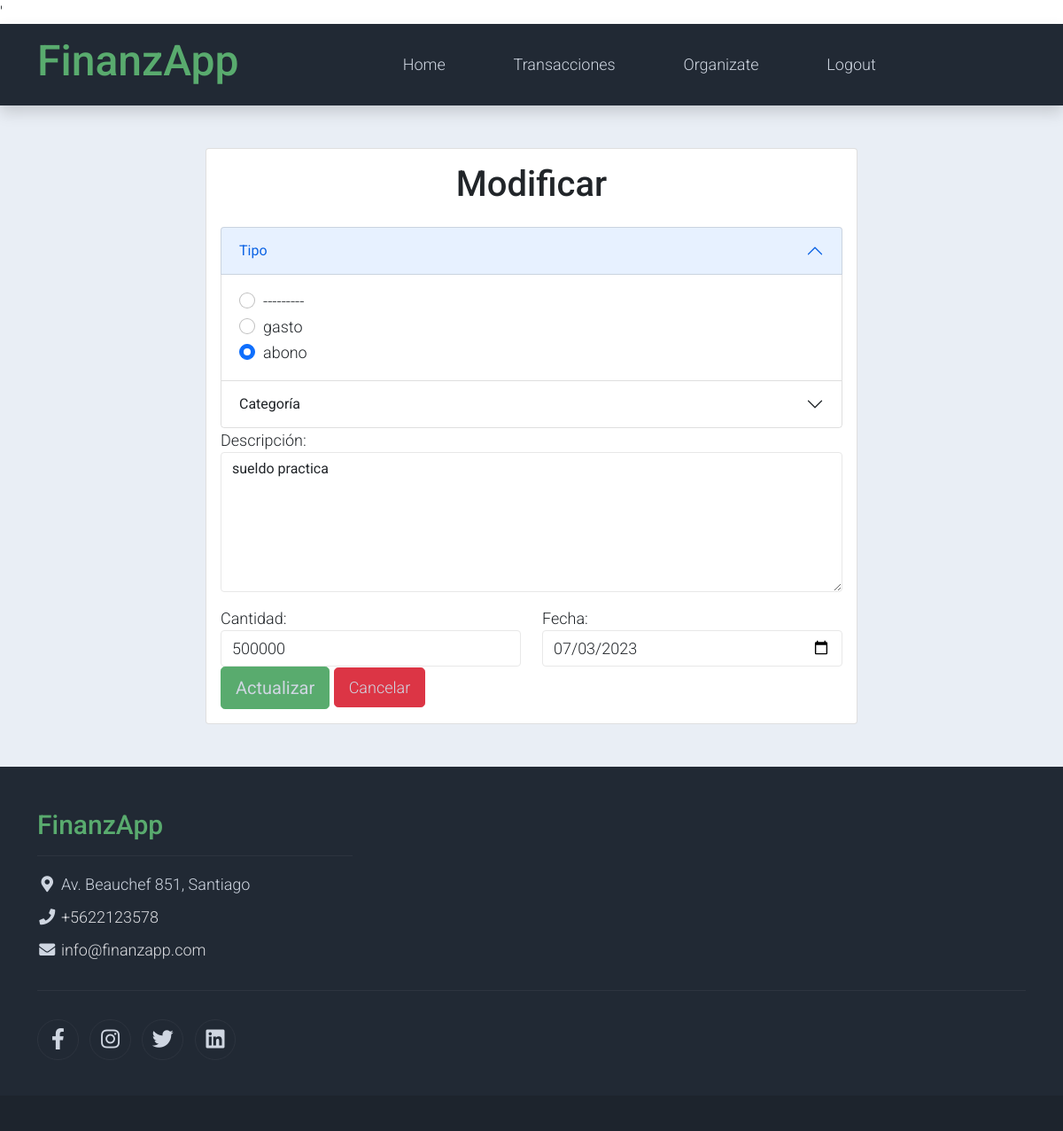
/editTrans/65 (signed in), run on the app's committed database.
### finanzapp/models.py (models this page shows)
class Transaction(models.Model):
    user = models.ForeignKey(User, on_delete=models.CASCADE, related_name="transactions")
    types = [('spend', 'gasto'), ('deposit', 'abono')]
    type = models.CharField(choices=types, max_length=100)
    description = models.TextField(max_length=500)
    amount = models.FloatField(default=0)
    date = models.DateField(default=timezone.now().strftime("%Y-%m-%d"))
    category = models.ForeignKey(Category, on_delete=models.CASCADE, related_name="transactions", blank=True, null=True)

### finanzapp/views.py (the view)
# urls.py: path('editTrans/<int:id_transaccion>', edit_trans, name='edit_trans'),
def edit_trans(request, id_transaccion):
    if request.user.is_authenticated:
        transaccion= Transaction.objects.filter(id=id_transaccion).first()
        if transaccion.user == request.user:
            form = EditTransactionForm(user=request.user, instance = transaccion)
            return render(request, "edit_trans.html", {"form": form, "transaction": transaccion})
        else:
            return redirect('list')
    else:
        return redirect('login')

### finanzapp/forms.py
class EditTransactionForm(forms.ModelForm):
    class Meta:
        model = Transaction
        fields = ["type", "description", "amount", "date", "category"]
    def __init__(self, *args, **kwargs):
        user = kwargs.pop('user', None)
        super(EditTransactionForm, self).__init__(*args, **kwargs)
        self.fields['category'].queryset = Category.objects.filter(user=user)
        self.fields['category'].label_from_instance = lambda obj: obj.name

### finanzapp/templates/edit_trans.html (shortened to what this page needs)
{% extends 'base.html' %}
{% block content %}
<section class="bg-light">
  <div class="container py-5 rounded">
    <div class="row">
      <div class="col-md-8 m-auto">
        <div class="card">
          <div class="card-body">
            <h1 class="text-center mb-4">Modificar</h1>
            <form action="/actualizarTrans/{{ transaction.id }}" method="post">
              <div class="accordion" id="accordionForm">
                <div class="accordion-item">
                  <h2 class="accordion-header" id="typeHeading">
                    <button class="accordion-button" type="button" data-bs-toggle="collapse" data-bs-target="#typeCollapse" aria-expanded="true" aria-controls="typeCollapse">
                      Tipo
                    </button>
                  </h2>
                  <div id="typeCollapse" class="accordion-collapse collapse show" aria-labelledby="typeHeading" data-bs-parent="#accordionForm">
                    <div class="accordion-body">
                      <div class="form-group">
                        {% for choice in form.type.field.choices %}
                          <div class="form-check">
                            <input class="form-check-input" type="radio" name="{{ form.type.name }}" id="{{ form.type.id_for_label }}_{{ forloop.counter }}" value="{{ choice.0 }}" {% if choice.0 == form.type.value %}checked{% endif %}>
                            <label class="form-check-label" for="{{ form.type.id_for_label }}_{{ forloop.counter }}">
                              {{ choice.1 }}
                            </label>
                          </div>
                        {% endfor %}
                      </div>
                    </div>
                  </div>
                </div>
                <div class="accordion-item">
                  <h2 class="accordion-header" id="categoryHeading">
                    <button class="accordion-button collapsed" type="button" data-bs-toggle="collapse" data-bs-target="#categoryCollapse" aria-expanded="false" aria-controls="categoryCollapse">
                      Categoría
                    </button>
                  </h2>
                </div>
              </div>
              <div class="mb-3">
                <label for="{{ form.description.id_for_label }}">Descripción:</label>
                <div>
                  <textarea class="form-control" id="{{ form.description.id_for_label }}" name="{{ form.description.html_name }}" cols="40" rows="6">{{ form.description.value }}</textarea>
                </div>
              </div>
              <div class="row">
                <div class="col-md-6">
                  <div class="form-group">
                    <label for="{{ form.amount.id_for_label }}">Cantidad:</label>
                    <input type="number" class="form-control" id="{{ form.amount.id_for_label }}" name="{{ form.amount.name }}" value="{{ form.amount.value|floatformat}}" required>
                  </div>
                </div>
                <div class="col-md-6">
                  <div class="form-group">
                    <label for="{{ form.date.id_for_label }}">Fecha:</label>
                    <input type="date" class="form-control" id="{{ form.date.id_for_label }}" name="{{ form.date.name }}" value="{{ form.date.value|date:'Y-m-d' }}">
                  </div>
                </div>
              </div>
              <button type="submit" class="btn btn-success btn-lg px-3 text-light">Actualizar</button>
              <a href="/list" class="btn btn-danger btn-lg px-3 text-light">Cancelar</a>
            </form>
          </div>
        </div>
      </div>
    </div>
  </div>
</section>
{% endblock %}

### finanzapp_proj/static/css/templatemo.css (style rules this page uses)
body, ul, li, p, a, label, input, div { font-family: 'Roboto', sans-serif; font-size: 18px !important; font-weight: 300 !important; }
.text-light { color: #cfd6e1 !important; }
.bg-light { background-color: #e9eef5 !important; }
.btn-success { background-color: #59ab6e !important; border-color: #56ae6c !important; }
.form-control { border: 1px solid #e8e8e8; }

### data on the page
Transaction: type "☐ ---------" "☐ gasto" "☑ abono", description "sueldo practica", amount "500000", date "07/03/2023"

### other printed values
{{ choice.1 }} "---------" "gasto" "abono"
